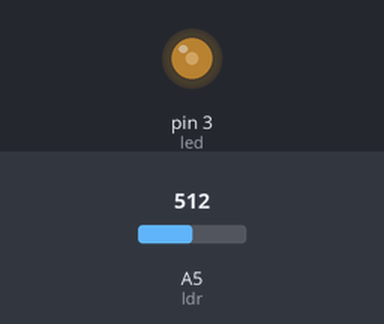
Recording of a sketch running on a simulated Arduino Uno, built with avr-gcc and run on an emulated ATmega328P. Parts: output pins drawn as LEDs (lit = HIGH). Inputs (shaded band) come from the test bench; at power-on: A5 (ldr) = 512.

Above: at 1.2 s.
1.3 s: A5 (ldr) set to 716
At 2.1 s:
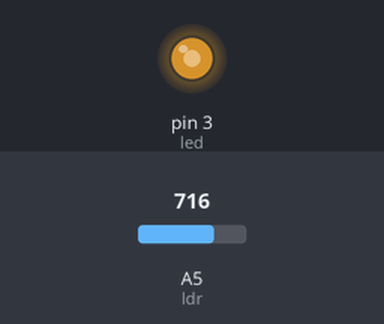
2.8 s: A5 (ldr) set to 900
At 3.2 s:
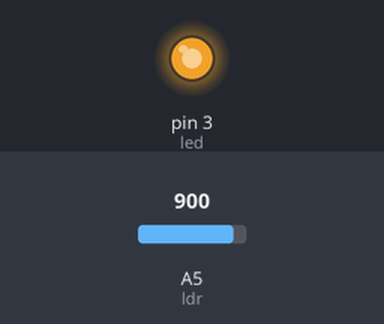
4.3 s: A5 (ldr) set to 990
At 5.5 s:
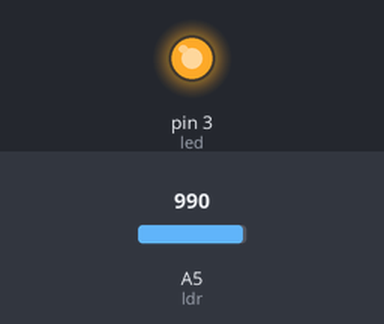
5.8 s: A5 (ldr) set to 1004
At 6.7 s:
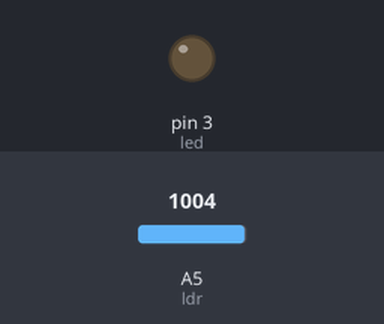
7.3 s: A5 (ldr) set to 1023
At 7.9 s:
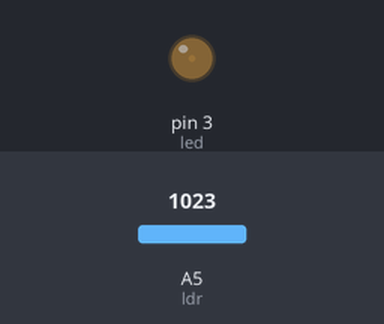
8.8 s: A5 (ldr) set to 511
At 10.2 s:
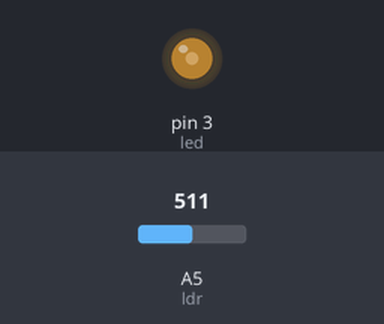
Timing chart, 0 to 11.3 s (numbered marks = the images above; inputs shaded):
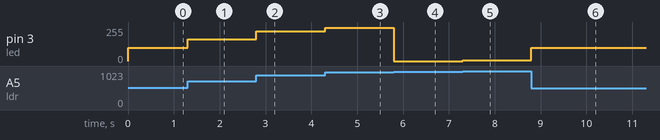

Measured:
- the behaviour switches between 1003 and 1004 on A5 (ldr) (found by bisection; images 3 and 4)
- after the input at 1.3 s, pin 3 (led): 99/255 → 164/255 at once
- after the input at 2.8 s, pin 3 (led): 164/255 → 223/255 at once
- after the input at 4.3 s, pin 3 (led): 223/255 → 251/255 at once
- after the input at 5.8 s, pin 3 (led): 251/255 → 0/255 at once
- after the input at 7.3 s, pin 3 (led): 0/255 → 6/255 at once
- after the input at 8.8 s, pin 3 (led): 6/255 → 99/255 at once

The sketch:

ldr_led.ino
```cpp
const int ldr = A5;
const int led = 3;

const int MaxLDR = 1000;
const int MinLDR = 200;

void setup() {
  // put your setup code here, to run once:
  Serial.begin(9600);
  pinMode(ldr, INPUT);
  pinMode(led, OUTPUT);
}

void loop() {
  // put your main code here, to run repeatedly:
  int ldrValue = analogRead(ldr);
  //Los valores maximos y minimos han sido medidos con antelacion
  int valorLED = map(ldrValue, MinLDR, MaxLDR, 0, 255); //Se mapea la medida a la salida del led
  analogWrite(led, valorLED);
}
```
